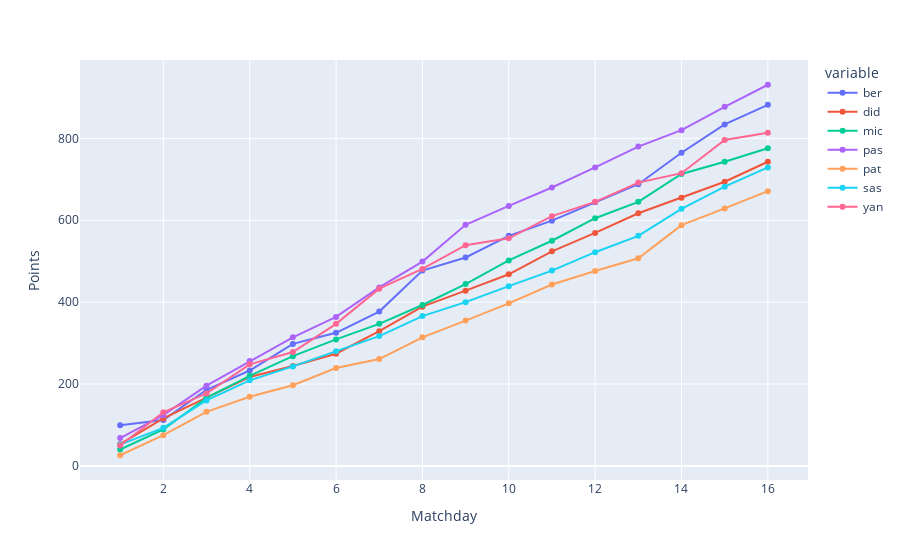

Write notebook code for a chart like this one.
### Markdown cell above
## 6. Punkteentwicklung

### Code cell
points_cum = df.cumsum()
points_cum.tail(3)

fig = px.line(points_cum)
fig.update_traces(mode='lines+markers')
# fig.update_yaxes(autorange="reversed")
fig.update_layout(xaxis_title="Matchday", yaxis_title="Points",)
fig.show()

### Figure 1 — Plotly figure (JSON) as saved in the notebook; plotly's stock layout.template omitted (floating-point values rounded to 4 significant figures)
{"data": [{"hovertemplate": "variable=ber<br>index=%{x}<br>value=%{y}<extra></extra>", "legendgroup": "ber", "line": {"color": "#636efa", "dash": "solid"}, "marker": {"symbol": "circle"}, "mode": "lines+markers", "name": "ber", "orientation": "v", "showlegend": true, "type": "scatter", "x": [1, 2, 3, 4, 5, 6, 7, 8, 9, 10, 11, 12, 13, 14, 15, 16], "xaxis": "x", "y": [99, 112, 186, 233, 298, 325, 377, 477, 509, 562, 599, 644, 688, 765, 834, 882], "yaxis": "y"}, {"hovertemplate": "variable=did<br>index=%{x}<br>value=%{y}<extra></extra>", "legendgroup": "did", "line": {"color": "#EF553B", "dash": "solid"}, "marker": {"symbol": "circle"}, "mode": "lines+markers", "name": "did", "orientation": "v", "showlegend": true, "type": "scatter", "x": [1, 2, 3, 4, 5, 6, 7, 8, 9, 10, 11, 12, 13, 14, 15, 16], "xaxis": "x", "y": [53, 116, 167, 217, 244, 274, 329, 389, 428, 468, 524, 569, 617, 655, 694, 743], "yaxis": "y"}, {"hovertemplate": "variable=mic<br>index=%{x}<br>value=%{y}<extra></extra>", "legendgroup": "mic", "line": {"color": "#00cc96", "dash": "solid"}, "marker": {"symbol": "circle"}, "mode": "lines+markers", "name": "mic", "orientation": "v", "showlegend": true, "type": "scatter", "x": [1, 2, 3, 4, 5, 6, 7, 8, 9, 10, 11, 12, 13, 14, 15, 16], "xaxis": "x", "y": [40, 89, 166, 220, 268, 309, 347, 393, 444, 502, 550, 605, 645, 713, 743, 776], "yaxis": "y"}, {"hovertemplate": "variable=pas<br>index=%{x}<br>value=%{y}<extra></extra>", "legendgroup": "pas", "line": {"color": "#ab63fa", "dash": "solid"}, "marker": {"symbol": "circle"}, "mode": "lines+markers", "name": "pas", "orientation": "v", "showlegend": true, "type": "scatter", "x": [1, 2, 3, 4, 5, 6, 7, 8, 9, 10, 11, 12, 13, 14, 15, 16], "xaxis": "x", "y": [68, 124, 196, 256, 314, 364, 436, 499, 589, 635, 680, 729, 780, 820, 877, 931], "yaxis": "y"}, {"hovertemplate": "variable=pat<br>index=%{x}<br>value=%{y}<extra></extra>", "legendgroup": "pat", "line": {"color": "#FFA15A", "dash": "solid"}, "marker": {"symbol": "circle"}, "mode": "lines+markers", "name": "pat", "orientation": "v", "showlegend": true, "type": "scatter", "x": [1, 2, 3, 4, 5, 6, 7, 8, 9, 10, 11, 12, 13, 14, 15, 16], "xaxis": "x", "y": [26, 75, 132, 169, 197, 239, 261, 314, 355, 397, 443, 476, 507, 588, 629, 671], "yaxis": "y"}, {"hovertemplate": "variable=sas<br>index=%{x}<br>value=%{y}<extra></extra>", "legendgroup": "sas", "line": {"color": "#19d3f3", "dash": "solid"}, "marker": {"symbol": "circle"}, "mode": "lines+markers", "name": "sas", "orientation": "v", "showlegend": true, "type": "scatter", "x": [1, 2, 3, 4, 5, 6, 7, 8, 9, 10, 11, 12, 13, 14, 15, 16], "xaxis": "x", "y": [52, 93, 160, 209, 243, 280, 317, 366, 400, 439, 477, 522, 562, 628, 682, 729], "yaxis": "y"}, {"hovertemplate": "variable=yan<br>index=%{x}<br>value=%{y}<extra></extra>", "legendgroup": "yan", "line": {"color": "#FF6692", "dash": "solid"}, "marker": {"symbol": "circle"}, "mode": "lines+markers", "name": "yan", "orientation": "v", "showlegend": true, "type": "scatter", "x": [1, 2, 3, 4, 5, 6, 7, 8, 9, 10, 11, 12, 13, 14, 15, 16], "xaxis": "x", "y": [50, 131, 177, 248, 278, 347, 433, 481, 539, 556, 610, 645, 692, 715, 796, 814], "yaxis": "y"}], "layout": {"legend": {"title": {"text": "variable"}, "tracegroupgap": 0}, "margin": {"t": 60}, "xaxis": {"anchor": "y", "domain": [0, 1], "title": {"text": "Matchday"}}, "yaxis": {"anchor": "x", "domain": [0, 1], "title": {"text": "Points"}}}}
